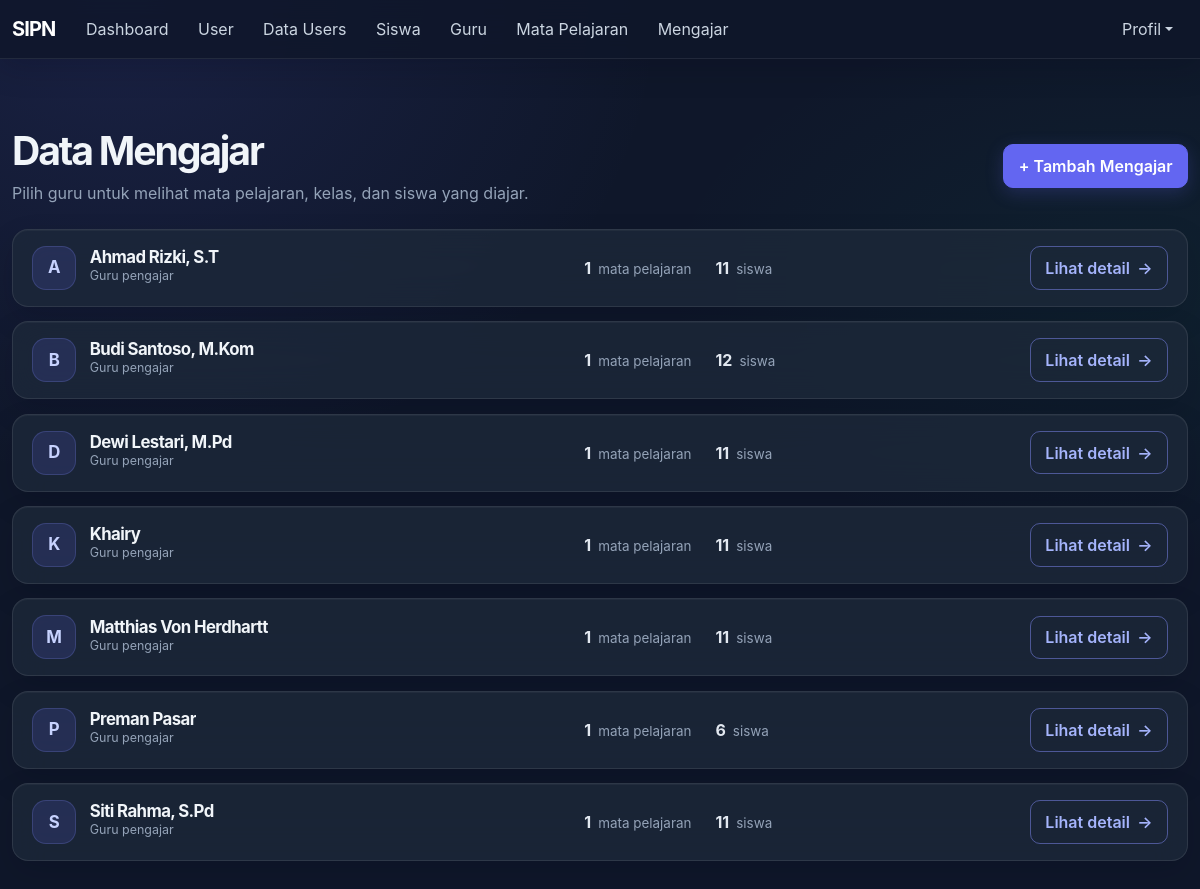
Screenshot of /mengajar/index.php (signed in) with the database file from the repository.
### tables this page shows
CREATE TABLE `guru` (
  `id` int NOT NULL,
  `nip` varchar(20) NOT NULL,
  `nama_guru` varchar(100) NOT NULL,
  `jenis_kelamin` enum('L','P') NOT NULL,
  `user_id` int DEFAULT NULL
);

### koneksi.php (called while the page is built, shortened)
<?php
function h($data) {
    return htmlspecialchars($data ?? '');
}
?>

### mengajar/index.php (the view, shortened to what this page needs)
<?php
require_once '../koneksi.php';
$sql = "SELECT guru.id, guru.nama_guru,
               COUNT(DISTINCT mapel.id) AS jumlah_mapel,
               COUNT(DISTINCT mengajar.siswa_id) AS jumlah_siswa
        FROM guru
        LEFT JOIN mapel ON mapel.guru_id = guru.id
        LEFT JOIN mengajar ON mengajar.mapel_id = mapel.id
        GROUP BY guru.id, guru.nama_guru
        ORDER BY guru.nama_guru ASC";
$hasil = mysqli_query($koneksi, $sql);
require_once '../navbar.php';
?>
<main class="container mt-4 mb-5">
    <header class="teaching-page-heading">
        <div>
            <h1 class="fw-normal display-5">Data Mengajar</h1>
            <p class="teaching-page-subtitle">Pilih guru untuk melihat mata pelajaran, kelas, dan siswa yang diajar.</p>
        </div>
        <a href="tambah.php" class="btn btn-primary">+ Tambah Mengajar</a>
    </header>
    <?php if (mysqli_num_rows($hasil) > 0) { ?>
        <div class="teaching-teacher-list">
            <?php while ($guru = mysqli_fetch_assoc($hasil)) { ?>
                <article class="teaching-teacher-card">
                    <div class="teaching-teacher-identity">
                        <span class="teaching-avatar" aria-hidden="true"><?= h(mb_strtoupper(mb_substr($guru['nama_guru'], 0, 1))) ?></span>
                        <div>
                            <h2><?= h($guru['nama_guru']) ?></h2>
                            <span class="teaching-teacher-caption">Guru pengajar</span>
                        </div>
                    </div>
                    <div class="teaching-teacher-stats">
                        <span><strong><?= h($guru['jumlah_mapel']) ?></strong> mata pelajaran</span>
                        <span><strong><?= h($guru['jumlah_siswa']) ?></strong> siswa</span>
                    </div>
                    <a href="detail.php?id=<?= (int) $guru['id'] ?>" class="btn btn-outline-primary teaching-view-button">
                        Lihat detail <span aria-hidden="true">&rarr;</span>
                    </a>
                </article>
            <?php } ?>
        </div>
    <?php } else { ?>
        <p class="teaching-empty">Belum ada data guru.</p>
    <?php } ?>
</main>
<?php require_once '../footer.php'; ?>

### assets/app.css (style rules this page uses)
:root { --dashboard-bg: #0f172a; --dashboard-surface: rgba(30, 41, 59, .76); --dashboard-border: rgba(255, 255, 255, .09); --dashboard-text: #f1f5f9; --dashboard-muted: #94a3b8; --dashboard-indigo: #818cf8; --dashboard-green: #10b981; }
.app-shell:not(.dashboard-page) { min-height: 100vh; color: #e2e8f0; background: radial-gradient(ellipse at 10% 0%, rgba(99, 102, 241, .13), transparent 34rem), radial-gradient(ellipse at 95% 30%, rgba(16, 185, 129, .06), transparent 30rem), #0f172a !important; font-family: Inter, "Segoe UI", sans-serif; -webkit-font-smoothing: antialiased; }
.app-shell h1, .app-shell h2, .app-shell h3, .app-shell h4, .app-shell h5, .app-shell h6 { color: #f1f5f9; font-family: Inter, "Segoe UI", sans-serif; font-weight: 650; letter-spacing: -.035em; }
.app-shell .container { max-width: 1240px; }
.app-shell .container.mt-4 { padding-top: clamp(1.5rem, 4vw, 2.75rem) !important; padding-bottom: 3rem; }
.app-shell .display-5 { font-size: clamp(1.85rem, 4vw, 2.45rem); font-weight: 700 !important; letter-spacing: -.055em; }
.app-shell .btn { min-height: 40px; padding: .55rem .9rem; border-radius: 10px; font-weight: 600; transition: transform 250ms ease, box-shadow 250ms ease, background-color 250ms ease; }
.app-shell .btn-primary { --bs-btn-bg: #6366f1; --bs-btn-border-color: #6366f1; --bs-btn-hover-bg: #4f46e5; --bs-btn-hover-border-color: #4f46e5; --bs-btn-active-bg: #4f46e5; --bs-btn-active-border-color: #4f46e5; --bs-btn-focus-shadow-rgb: 99, 102, 241; box-shadow: 0 5px 18px rgba(99, 102, 241, .22); }
.app-shell .btn-outline-primary { --bs-btn-color: #a5b4fc; --bs-btn-border-color: rgba(129, 140, 248, .5); --bs-btn-hover-bg: #6366f1; --bs-btn-hover-border-color: #6366f1; --bs-btn-hover-color: #fff; --bs-btn-active-bg: #4f46e5; --bs-btn-active-border-color: #4f46e5; }
.teaching-page-heading, .teaching-detail-heading { display: flex; align-items: center; justify-content: space-between; gap: 1.25rem; margin-bottom: 1.5rem; }
.teaching-page-heading .display-5 { margin-bottom: .45rem; }
.teaching-page-subtitle { margin: 0; color: #94a3b8; }
.teaching-teacher-list, .teaching-subject-list { display: grid; gap: .9rem; }
.teaching-teacher-card, .teaching-subject-card { min-width: 0; overflow: hidden; border: 1px solid rgba(255, 255, 255, .09); border-radius: 16px; background: rgba(30, 41, 59, .76); box-shadow: inset 0 1px rgba(255, 255, 255, .04), 0 12px 30px rgba(2, 6, 23, .14); backdrop-filter: blur(16px); -webkit-backdrop-filter: blur(16px); }
.teaching-teacher-card { display: grid; grid-template-columns: minmax(220px, 1fr) minmax(220px, .8fr) auto; align-items: center; gap: 1.25rem; padding: 1rem 1.2rem; transition: transform 250ms ease, border-color 250ms ease, box-shadow 250ms ease; }
.teaching-teacher-identity { display: flex; min-width: 0; align-items: center; gap: .85rem; }
.teaching-avatar { display: grid; width: 44px; height: 44px; flex: 0 0 auto; place-items: center; color: #c7d2fe; border: 1px solid rgba(129, 140, 248, .22); border-radius: 14px; background: rgba(99, 102, 241, .16); font-size: 1.05rem; font-weight: 700; }
.teaching-teacher-identity h2, .teaching-teacher-identity h1 { overflow: hidden; margin: 0; color: #f1f5f9; font-size: 1.05rem; font-weight: 650; text-overflow: ellipsis; }
.teaching-teacher-caption { display: block; margin-bottom: .18rem; color: #94a3b8; font-size: .78rem; }
.teaching-teacher-stats, .teaching-detail-stats { display: flex; align-items: center; gap: clamp(.8rem, 2vw, 1.75rem); color: #94a3b8; font-size: .84rem; }
.teaching-teacher-stats strong, .teaching-detail-stats strong { margin-right: .2rem; color: #e2e8f0; font-size: 1rem; }
.teaching-view-button { display: inline-flex; align-items: center; justify-content: center; gap: .45rem; white-space: nowrap; }

### rows the page displays
guru: nama_guru "A", nama_guru "Ahmad Rizki, S.T", jumlah_mapel "1", jumlah_siswa "11"
guru: nama_guru "B", nama_guru "Budi Santoso, M.Kom", jumlah_mapel "1", jumlah_siswa "12"
guru: nama_guru "D", nama_guru "Dewi Lestari, M.Pd", jumlah_mapel "1", jumlah_siswa "11"
guru: nama_guru "K", nama_guru "Khairy", jumlah_mapel "1", jumlah_siswa "11"
guru: nama_guru "M", nama_guru "Matthias Von Herdhartt", jumlah_mapel "1", jumlah_siswa "11"
guru: nama_guru "P", nama_guru "Preman Pasar", jumlah_mapel "1", jumlah_siswa "6"
guru: nama_guru "S", nama_guru "Siti Rahma, S.Pd", jumlah_mapel "1", jumlah_siswa "11"
